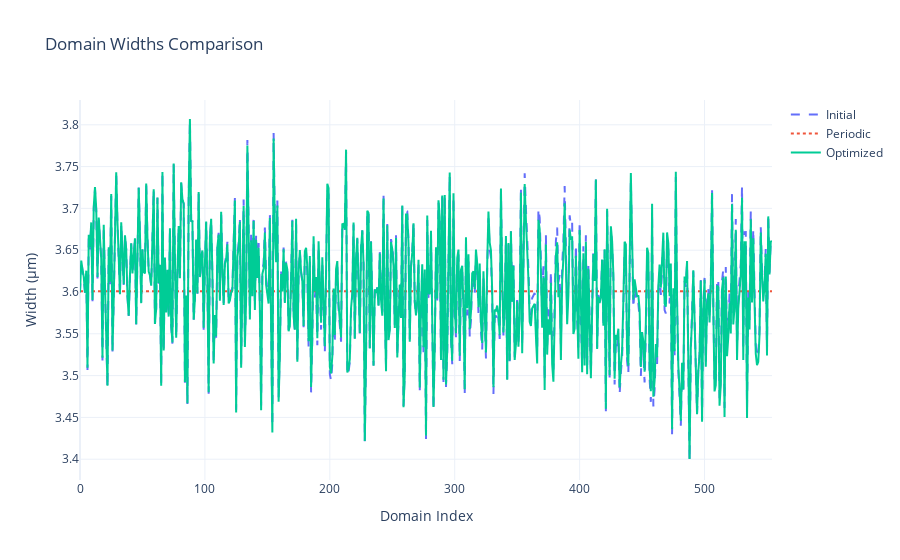
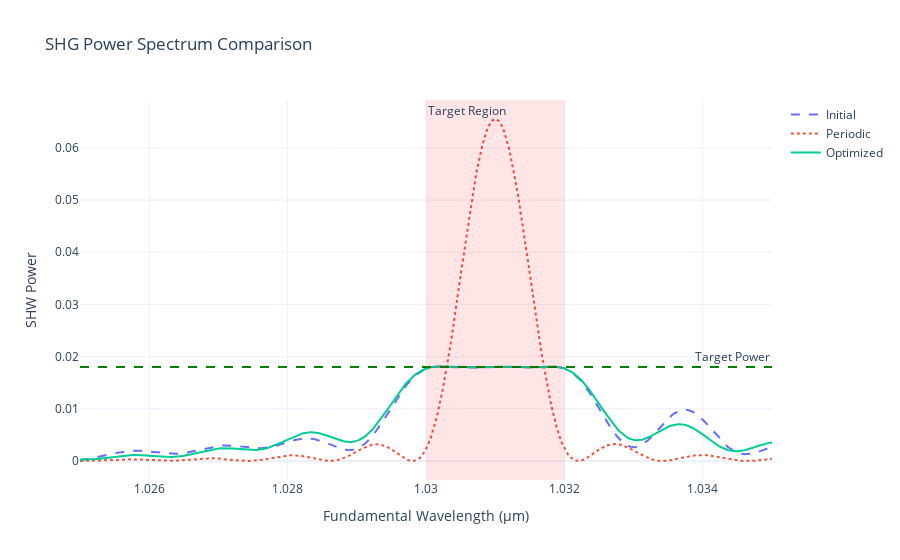
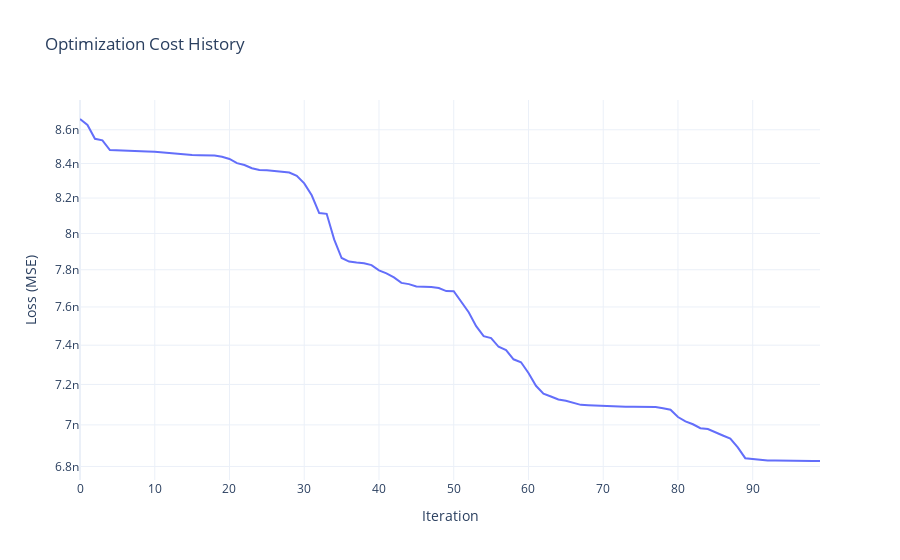

Notebook source saved alongside these figures, in order:
### Code cell
# 3. Visualize optimization results
print("4. Visualizing optimization results...")
plot_domain_widths(initial_widths, optimized_widths, periodic_widths)
plot_shw_power_spectrum(initial_widths, optimized_widths, periodic_widths, sim_params, config)
plot_cost_history(loss_history)

### Figure 1 — Plotly figure (JSON) as saved in the notebook; plotly's stock layout.template omitted (floating-point values rounded to 4 significant figures; data arrays with more than 128 entries replaced by an {"elided": "..."} marker saying what was removed)
{"data": [{"line": {"dash": "dash"}, "mode": "lines", "name": "Initial", "type": "scatter", "y": {"elided": "555 float values"}}, {"line": {"dash": "dot"}, "mode": "lines", "name": "Periodic", "type": "scatter", "y": {"elided": "555 float values"}}, {"mode": "lines", "name": "Optimized", "type": "scatter", "y": {"elided": "555 float values"}}], "layout": {"title": {"text": "Domain Widths Comparison"}, "xaxis": {"title": {"text": "Domain Index"}}, "yaxis": {"title": {"text": "Width (μm)"}}}}

### Figure 2 — Plotly figure (JSON) as saved in the notebook; plotly's stock layout.template omitted (floating-point values rounded to 4 significant figures; data arrays with more than 128 entries replaced by an {"elided": "..."} marker saying what was removed)
{"data": [{"line": {"dash": "dash"}, "mode": "lines", "name": "Initial", "type": "scatter", "x": {"elided": "500 float values"}, "y": {"elided": "500 float values"}}, {"line": {"dash": "dot"}, "mode": "lines", "name": "Periodic", "type": "scatter", "x": {"elided": "500 float values"}, "y": {"elided": "500 float values"}}, {"mode": "lines", "name": "Optimized", "type": "scatter", "x": {"elided": "500 float values"}, "y": {"elided": "500 float values"}}], "layout": {"annotations": [{"showarrow": false, "text": "Target Power", "x": 1, "xanchor": "right", "xref": "x domain", "y": 0.018, "yanchor": "bottom", "yref": "y"}, {"showarrow": false, "text": "Target Region", "x": 1.03, "xanchor": "left", "xref": "x", "y": 1, "yanchor": "top", "yref": "y domain"}], "shapes": [{"line": {"color": "green", "dash": "dash", "width": 2}, "type": "line", "x0": 0, "x1": 1, "xref": "x domain", "y0": 0.018, "y1": 0.018, "yref": "y"}, {"fillcolor": "red", "line": {"width": 0}, "opacity": 0.1, "type": "rect", "x0": 1.03, "x1": 1.032, "xref": "x", "y0": 0, "y1": 1, "yref": "y domain"}], "title": {"text": "SHG Power Spectrum Comparison"}, "xaxis": {"title": {"text": "Fundamental Wavelength (μm)"}}, "yaxis": {"title": {"text": "SHW Power"}}}}

### Figure 3 — Plotly figure (JSON) as saved in the notebook; plotly's stock layout.template omitted (floating-point values rounded to 4 significant figures)
{"data": [{"mode": "lines", "name": "Loss", "type": "scatter", "y": [8.665e-09, 8.629e-09, 8.546e-09, 8.536e-09, 8.479e-09, 8.477e-09, 8.472e-09, 8.472e-09, 8.472e-09, 8.471e-09, 8.47e-09, 8.465e-09, 8.46e-09, 8.454e-09, 8.45e-09, 8.449e-09, 8.449e-09, 8.447e-09, 8.447e-09, 8.44e-09, 8.427e-09, 8.402e-09, 8.391e-09, 8.372e-09, 8.363e-09, 8.36e-09, 8.357e-09, 8.354e-09, 8.348e-09, 8.328e-09, 8.284e-09, 8.216e-09, 8.114e-09, 8.11e-09, 7.967e-09, 7.864e-09, 7.845e-09, 7.839e-09, 7.835e-09, 7.825e-09, 7.797e-09, 7.781e-09, 7.759e-09, 7.729e-09, 7.722e-09, 7.709e-09, 7.709e-09, 7.706e-09, 7.701e-09, 7.685e-09, 7.684e-09, 7.63e-09, 7.572e-09, 7.499e-09, 7.447e-09, 7.437e-09, 7.392e-09, 7.375e-09, 7.328e-09, 7.313e-09, 7.258e-09, 7.193e-09, 7.154e-09, 7.14e-09, 7.125e-09, 7.118e-09, 7.108e-09, 7.098e-09, 7.097e-09, 7.094e-09, 7.092e-09, 7.09e-09, 7.09e-09, 7.089e-09, 7.089e-09, 7.089e-09, 7.088e-09, 7.088e-09, 7.082e-09, 7.075e-09, 7.039e-09, 7.017e-09, 7.003e-09, 6.984e-09, 6.98e-09, 6.966e-09, 6.949e-09, 6.934e-09, 6.891e-09, 6.839e-09, 6.834e-09, 6.83e-09, 6.828e-09, 6.828e-09, 6.827e-09, 6.826e-09, 6.826e-09, 6.826e-09, 6.826e-09, 6.826e-09]}], "layout": {"title": {"text": "Optimization Cost History"}, "xaxis": {"title": {"text": "Iteration"}}, "yaxis": {"title": {"text": "Loss (MSE)"}, "type": "log"}}}
